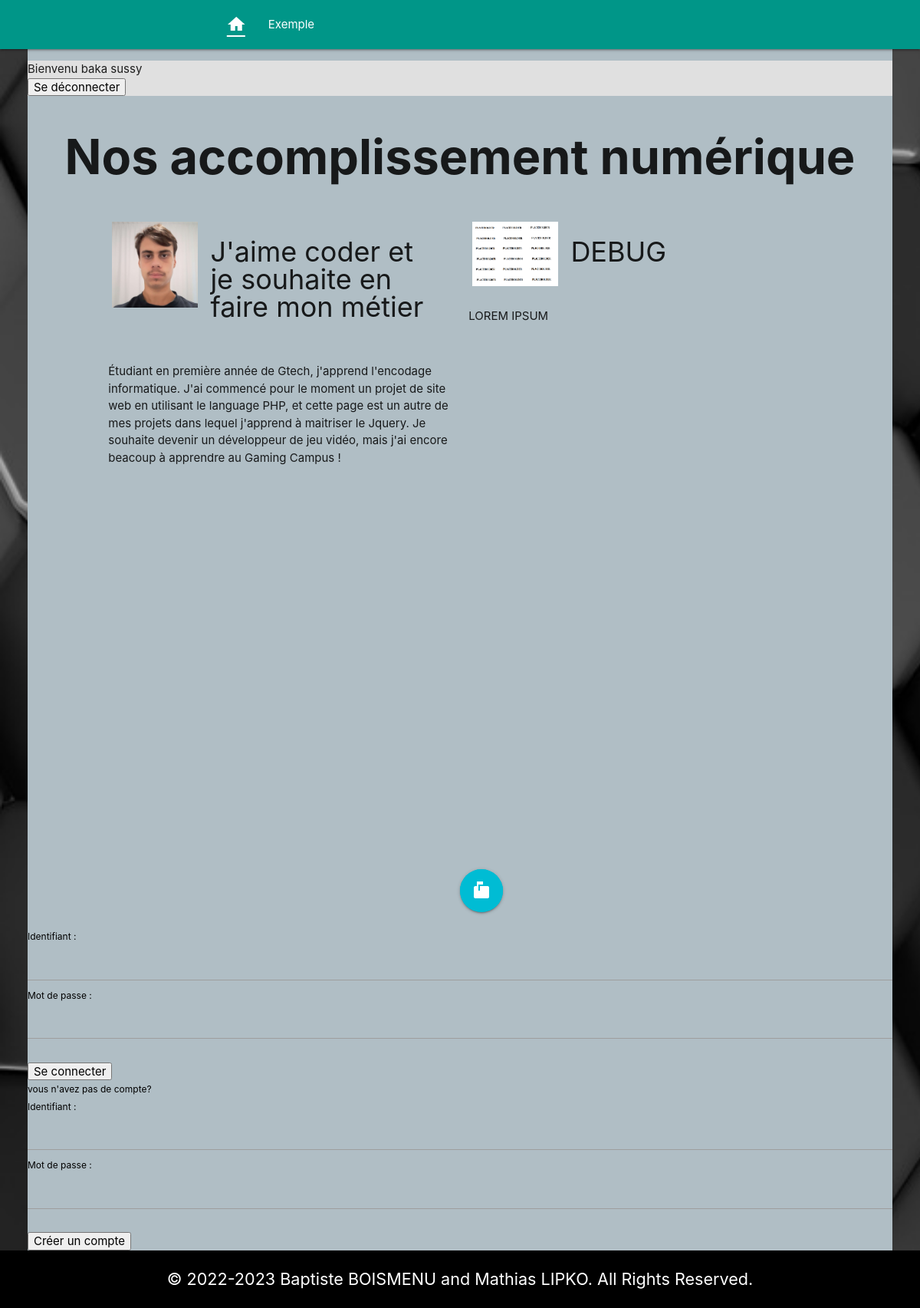
The app's page /home.php?mb1=2&mb2=4 (signed in) with its own data.
### tables this page shows
CREATE TABLE `project_page` (
  `id` int(3) NOT NULL,
  `project_title` varchar(50) NOT NULL,
  `project_details` varchar(1000) NOT NULL,
  `details_img` varchar(50) NOT NULL,
  `details_alt` varchar(50) NOT NULL,
  `project_subject` varchar(1000) NOT NULL,
  `subject_img` varchar(50) NOT NULL,
  `subject_alt` varchar(50) NOT NULL,
  `project_teachings` varchar(1000) NOT NULL,
  `teachings_img` varchar(50) NOT NULL,
  `teachings_alt` varchar(50) NOT NULL
);

CREATE TABLE `duo_member` (
  `id` int(1) NOT NULL,
  `pic` varchar(50) NOT NULL,
  `alt` varchar(50) NOT NULL,
  `quote` varchar(100) NOT NULL,
  `description` varchar(350) NOT NULL
);

### php/contents/duo_member.php (the view)
<?php require_once "php/config.php" ?>
<?php
$sql = "SELECT * FROM duo_member WHERE id = :member_id";
$dataBinded = array(
    ':member_id' => $_GET['mb1'],
);
$pre = $pdo -> prepare($sql);
$pre -> execute($dataBinded);
$selectedMember = $pre->fetchAll(PDO::FETCH_ASSOC);
foreach($selectedMember as $data){
  $pic = $data['pic'];
  $alt = $data['alt'];
  $quote = $data['quote'];
  $description = $data['description'];
};
?>
<div class="col m5 s6">
  <div class="duo_member">
    <img src="<?php echo $pic ?>" alt="<?php echo $alt ?>">
    <h2 class="col s9 valign-wrapper"><?php echo $quote ?></h2>
  </div>
  <p><?php echo $description ?></p>
</div>
<?php
$sql = "SELECT * FROM duo_member WHERE id = :member_id";
$dataBinded = array(
    ':member_id' => $_GET['mb2'],
);
$pre = $pdo -> prepare($sql);
$pre -> execute($dataBinded);
$selectedMember = $pre->fetchAll(PDO::FETCH_ASSOC);
foreach($selectedMember as $data){
  $pic = $data['pic'];
  $alt = $data['alt'];
  $quote = $data['quote'];
  $description = $data['description'];
};
?>
<div class="col m5 s6">
  <div class="duo_member">
    <img src="<?php echo $pic ?>" alt="<?php echo $alt ?>">
    <h2 class="col s9 valign-wrapper"><?php echo $quote ?></h2>
  </div>
  <p><?php echo $description ?></p>
</div>

### php/contents/responsive_navbar.php (shortened to what this page needs)
<?php require_once "php/config.php" ?>
<nav class="nav-wrapper teal">
  <div class="container">
    <ul class="left hide-on-med-and-down">
      <li><a href="index.php#home"><i id="current" class="material-icons">home</i></a></li>
      <?php
      $sql = "SELECT * FROM project_page";
      $pre = $pdo -> prepare($sql);
      $pre -> execute();
      $listProject = $pre->fetchAll(PDO::FETCH_ASSOC);
          foreach($listProject as $project)
          {
              echo "<li><a href=\"projet.php?id=".$project['id']."\">".$project['project_title']."</a></li>";
          };
      ?>
    </ul>
  </div>
</nav>

### css/style.css (style rules this page uses)
html { scroll-behavior: smooth; }
body { background-image: url(../asset/hexagon-background.jpg); background-repeat: no-repeat; background-size: cover; display: flex; min-height: 100vh; flex-direction: column; }
nav { position: sticky; top: 0; z-index: 10; }
nav ul { margin-left: 12%; }
nav ul i { height: 64px !important; line-height: 64px !important; }
#current { font-weight: bold; text-decoration: underline; }
#duo div.duo_member { display: flex; flex-direction: row; }
#duo img { width: 25% !important; height: 50%; margin: 5px; }
#duo h2 { line-height: 100%; margin: 1.7rem 0 2.7rem 0; font-size: 3vw }

### records on screen
project_page: project_title "Exemple"
duo_member: pic (picture), quote "J'aime coder et je souhaite en faire mon métier", description "Étudiant en première année de Gtech, j'apprend l'encodage informatique. J'ai commencé pour le moment un projet de site web en utilisant le language PHP, et cette page est un autre de mes projets dans lequel j'apprend à maitriser le Jquery. Je souhaite devenir un développeur de jeu vidéo, mais j'ai encore beacoup à apprendre au Gaming Campus !"
duo_member: pic (placeholder picture), quote "DEBUG", description "LOREM IPSUM"

### other values on screen
$_SESSION['loggedIn'] "baka sussy"
